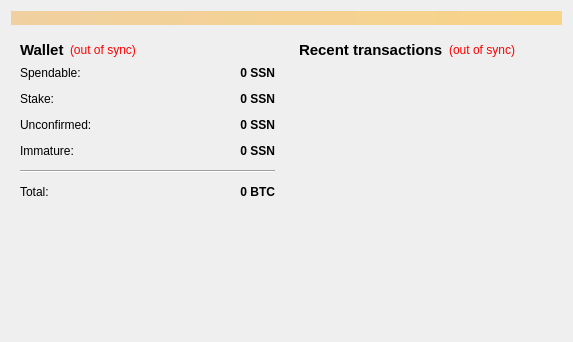
<?xml version="1.0" encoding="UTF-8"?>
<ui version="4.0">
 <class>OverviewPage</class>
 <widget class="QWidget" name="OverviewPage">
  <property name="geometry">
   <rect>
    <x>0</x>
    <y>0</y>
    <width>573</width>
    <height>342</height>
   </rect>
  </property>
  <property name="windowTitle">
   <string>Form</string>
  </property>
  <layout class="QVBoxLayout" name="topLayout">
   <item>
    <widget class="QLabel" name="labelAlerts">
     <property name="visible">
      <bool>false</bool>
     </property>
     <property name="styleSheet">
      <string notr="true">background-color: qlineargradient(x1: 0, y1: 0, x2: 1, y2: 0, stop:0 #F0D0A0, stop:1 #F8D488);  color:#000000
</string>
     </property>
     <property name="wordWrap">
      <bool>true</bool>
     </property>
     <property name="margin">
      <number>3</number>
     </property>
    </widget>
   </item>
   <item>
    <layout class="QHBoxLayout" name="horizontalLayout" stretch="1,1">
     <item>
      <layout class="QVBoxLayout" name="verticalLayout_2">
       <item>
        <widget class="QWidget" name="widget" native="true">
         <layout class="QVBoxLayout" name="verticalLayout_4">
          <item>
           <layout class="QHBoxLayout" name="horizontalLayout_4">
            <item>
             <widget class="QLabel" name="label_5">
              <property name="font">
               <font>
                <pointsize>11</pointsize>
                <weight>75</weight>
                <bold>true</bold>
               </font>
              </property>
              <property name="text">
               <string>Wallet</string>
              </property>
             </widget>
            </item>
            <item>
             <widget class="QLabel" name="labelWalletStatus">
              <property name="toolTip">
               <string>The displayed information may be out of date. Your wallet automatically synchronizes with the superskynet network after a connection is established, but this process has not completed yet.</string>
              </property>
              <property name="styleSheet">
               <string notr="true">QLabel { color: red; }</string>
              </property>
              <property name="text">
               <string notr="true">(out of sync)</string>
              </property>
              <property name="alignment">
               <set>Qt::AlignLeading|Qt::AlignLeft|Qt::AlignVCenter</set>
              </property>
             </widget>
            </item>
            <item>
             <spacer name="horizontalSpacer_2">
              <property name="orientation">
               <enum>Qt::Horizontal</enum>
              </property>
              <property name="sizeHint" stdset="0">
               <size>
                <width>40</width>
                <height>20</height>
               </size>
              </property>
             </spacer>
            </item>
           </layout>
          </item>
          <item>
           <layout class="QFormLayout" name="formLayout_2">
            <property name="fieldGrowthPolicy">
             <enum>QFormLayout::AllNonFixedFieldsGrow</enum>
            </property>
            <property name="horizontalSpacing">
             <number>12</number>
            </property>
            <property name="verticalSpacing">
             <number>12</number>
            </property>
            <item row="0" column="0">
             <widget class="QLabel" name="label">
              <property name="text">
               <string>Spendable:</string>
              </property>
             </widget>
            </item>
            <item row="0" column="1">
             <widget class="QLabel" name="labelBalance">
              <property name="font">
               <font>
                <weight>75</weight>
                <bold>true</bold>
               </font>
              </property>
              <property name="cursor">
               <cursorShape>IBeamCursor</cursorShape>
              </property>
              <property name="toolTip">
               <string>Your current spendable balance</string>
              </property>
              <property name="text">
               <string notr="true">0 SSN</string>
              </property>
              <property name="alignment">
               <set>Qt::AlignRight|Qt::AlignTrailing|Qt::AlignVCenter</set>
              </property>
              <property name="textInteractionFlags">
               <set>Qt::LinksAccessibleByMouse|Qt::TextSelectableByKeyboard|Qt::TextSelectableByMouse</set>
              </property>
             </widget>
            </item>
            <item row="1" column="0">
             <widget class="QLabel" name="label_6">
              <property name="text">
               <string>Stake:</string>
              </property>
             </widget>
            </item>
            <item row="1" column="1">
             <widget class="QLabel" name="labelStake">
              <property name="font">
               <font>
                <weight>75</weight>
                <bold>true</bold>
               </font>
              </property>
              <property name="cursor">
               <cursorShape>IBeamCursor</cursorShape>
              </property>
              <property name="toolTip">
               <string>Total of coins that was staked, and do not yet count toward the current balance</string>
              </property>
              <property name="text">
               <string notr="true">0 SSN</string>
              </property>
              <property name="alignment">
               <set>Qt::AlignRight|Qt::AlignTrailing|Qt::AlignVCenter</set>
              </property>
              <property name="textInteractionFlags">
               <set>Qt::LinksAccessibleByMouse|Qt::TextSelectableByKeyboard|Qt::TextSelectableByMouse</set>
              </property>
             </widget>
            </item>
            <item row="2" column="0">
             <widget class="QLabel" name="label_3">
              <property name="text">
               <string>Unconfirmed:</string>
              </property>
             </widget>
            </item>
            <item row="2" column="1">
             <widget class="QLabel" name="labelUnconfirmed">
              <property name="font">
               <font>
                <weight>75</weight>
                <bold>true</bold>
               </font>
              </property>
              <property name="cursor">
               <cursorShape>IBeamCursor</cursorShape>
              </property>
              <property name="toolTip">
               <string>Total of transactions that have yet to be confirmed, and do not yet count toward the current balance</string>
              </property>
              <property name="text">
               <string notr="true">0 SSN</string>
              </property>
              <property name="alignment">
               <set>Qt::AlignRight|Qt::AlignTrailing|Qt::AlignVCenter</set>
              </property>
              <property name="textInteractionFlags">
               <set>Qt::LinksAccessibleByMouse|Qt::TextSelectableByKeyboard|Qt::TextSelectableByMouse</set>
              </property>
             </widget>
            </item>
            <item row="3" column="0">
             <widget class="QLabel" name="labelImmatureText">
              <property name="text">
               <string>Immature:</string>
              </property>
             </widget>
            </item>
            <item row="3" column="1">
             <widget class="QLabel" name="labelImmature">
              <property name="font">
               <font>
                <weight>75</weight>
                <bold>true</bold>
               </font>
              </property>
              <property name="toolTip">
               <string>Mined balance that has not yet matured</string>
              </property>
              <property name="text">
               <string notr="true">0 SSN</string>
              </property>
              <property name="alignment">
               <set>Qt::AlignRight|Qt::AlignTrailing|Qt::AlignVCenter</set>
              </property>
              <property name="textInteractionFlags">
               <set>Qt::LinksAccessibleByMouse|Qt::TextSelectableByKeyboard|Qt::TextSelectableByMouse</set>
              </property>
             </widget>
            </item>
            <item row="4" column="0" colspan="2">
             <widget class="Line" name="line">
              <property name="orientation">
               <enum>Qt::Horizontal</enum>
              </property>
             </widget>
            </item>
            <item row="5" column="0">
             <widget class="QLabel" name="labelTotalText">
              <property name="text">
               <string>Total:</string>
              </property>
             </widget>
            </item>
            <item row="5" column="1">
             <widget class="QLabel" name="labelTotal">
              <property name="font">
               <font>
                <weight>75</weight>
                <bold>true</bold>
               </font>
              </property>
              <property name="cursor">
               <cursorShape>IBeamCursor</cursorShape>
              </property>
              <property name="toolTip">
               <string>Your current total balance</string>
              </property>
              <property name="text">
               <string notr="true">0 BTC</string>
              </property>
              <property name="alignment">
               <set>Qt::AlignRight|Qt::AlignTrailing|Qt::AlignVCenter</set>
              </property>
              <property name="textInteractionFlags">
               <set>Qt::LinksAccessibleByMouse|Qt::TextSelectableByKeyboard|Qt::TextSelectableByMouse</set>
              </property>
             </widget>
            </item>
           </layout>
          </item>
         </layout>
        </widget>
       </item>
       <item>
        <spacer name="verticalSpacer">
         <property name="orientation">
          <enum>Qt::Vertical</enum>
         </property>
         <property name="sizeHint" stdset="0">
          <size>
           <width>20</width>
           <height>40</height>
          </size>
         </property>
        </spacer>
       </item>
      </layout>
     </item>
     <item>
      <layout class="QVBoxLayout" name="verticalLayout_3">
       <item>
        <widget class="QWidget" name="widget_2" native="true">
         <layout class="QVBoxLayout" name="verticalLayout">
          <item>
           <layout class="QHBoxLayout" name="horizontalLayout_2">
            <item>
             <widget class="QLabel" name="label_4">
              <property name="font">
               <font>
                <pointsize>11</pointsize>
                <weight>75</weight>
                <bold>true</bold>
               </font>
              </property>
              <property name="text">
               <string>&lt;b&gt;Recent transactions&lt;/b&gt;</string>
              </property>
             </widget>
            </item>
            <item>
             <widget class="QLabel" name="labelTransactionsStatus">
              <property name="toolTip">
               <string>The displayed information may be out of date. Your wallet automatically synchronizes with the superskynet network after a connection is established, but this process has not completed yet.</string>
              </property>
              <property name="styleSheet">
               <string notr="true">QLabel { color: red; }</string>
              </property>
              <property name="text">
               <string notr="true">(out of sync)</string>
              </property>
              <property name="alignment">
               <set>Qt::AlignRight|Qt::AlignTrailing|Qt::AlignVCenter</set>
              </property>
             </widget>
            </item>
            <item>
             <spacer name="horizontalSpacer">
              <property name="orientation">
               <enum>Qt::Horizontal</enum>
              </property>
              <property name="sizeHint" stdset="0">
               <size>
                <width>40</width>
                <height>20</height>
               </size>
              </property>
             </spacer>
            </item>
           </layout>
          </item>
          <item>
           <widget class="QListView" name="listTransactions">
            <property name="styleSheet">
             <string notr="true">QListView { background: transparent; }</string>
            </property>
            <property name="frameShape">
             <enum>QFrame::NoFrame</enum>
            </property>
            <property name="verticalScrollBarPolicy">
             <enum>Qt::ScrollBarAlwaysOff</enum>
            </property>
            <property name="horizontalScrollBarPolicy">
             <enum>Qt::ScrollBarAlwaysOff</enum>
            </property>
            <property name="selectionMode">
             <enum>QAbstractItemView::NoSelection</enum>
            </property>
           </widget>
          </item>
         </layout>
        </widget>
       </item>
      </layout>
     </item>
    </layout>
   </item>
  </layout>
 </widget>
 <resources/>
 <connections/>
</ui>
